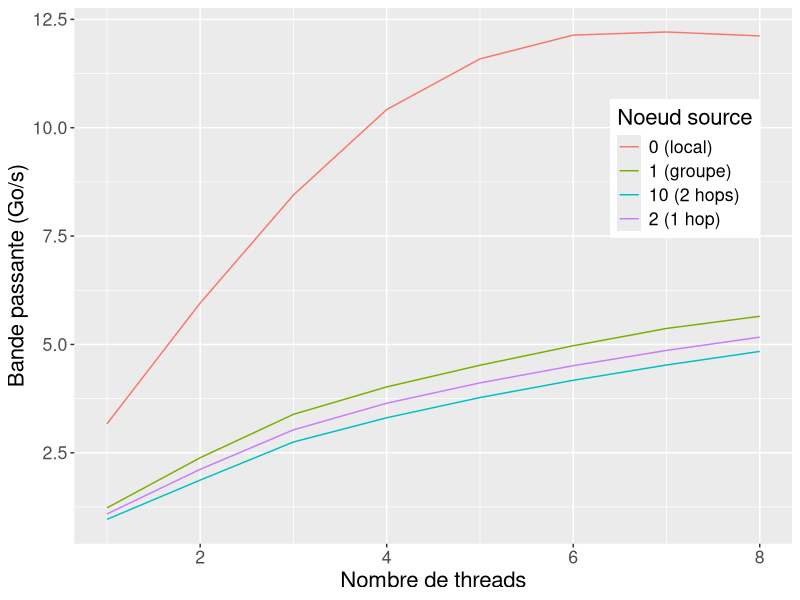

Generate this figure with R:
library(ggplot2)
library(plyr)
library(dplyr)
library(lattice)
library(reshape)

frameall = read.table("./all_data_bandwidth_load.dat", header=TRUE)
avg_time = ddply(frameall, c("Exp", "Dest", "total_cores", "kernel", "threads_on_node", "size"), summarize, mean_time=mean(Time), Std=sd(Time), Nxp=length(Exp))
avg_bandwidth = transform(avg_time, bandwidth_gb=(size/mean_time)/1000000)
shrinked=select(avg_bandwidth, -(mean_time:Nxp))
shrinked=select(shrinked, -(threads_on_node))
sum_bandwidth = ddply(shrinked, c("Exp", "Dest", "total_cores", "kernel", "size"), summarize, full_bandwidth=sum(bandwidth_gb))

sum_bandwidth$Dest = as.character(sum_bandwidth$Dest)


sum_bandwidth

#Graph for distribution


pdf("link_saturation.pdf", width = 10, height=6)


myplot = ggplot(sum_bandwidth, aes(x=total_cores, y = full_bandwidth, colour=Dest))
#myplot = myplot + geom_bar(stat="identity", position=position_dodge())
#myplot = myplot + geom_point(aes(shape=Access, colour=kernel))
myplot = myplot + geom_line()
#myplot = myplot + expand_limits(y=0)
#myplot = myplot + facet_wrap(~Blocksize, ncol=2)
#myplot = myplot + theme(legend.position="right", legend.title=element_text(size=14), legend.text=element_text(size=13), axis.text=element_text(size=12))
myplot = myplot + theme(legend.position=c(0.85, 0.70), text = element_text(size=16))
#myplot = myplot + ggtitle("Bande passante à partir du nœud 0")
myplot = myplot + scale_colour_discrete(name="Noeud source", labels=c("0 (local)", "1 (groupe)", "10 (2 hops)", "2 (1 hop)"))
myplot = myplot + ylab("Bande passante (Go/s)")
myplot = myplot + xlab("Nombre de threads")

print(myplot)
dev.off()
quit()
